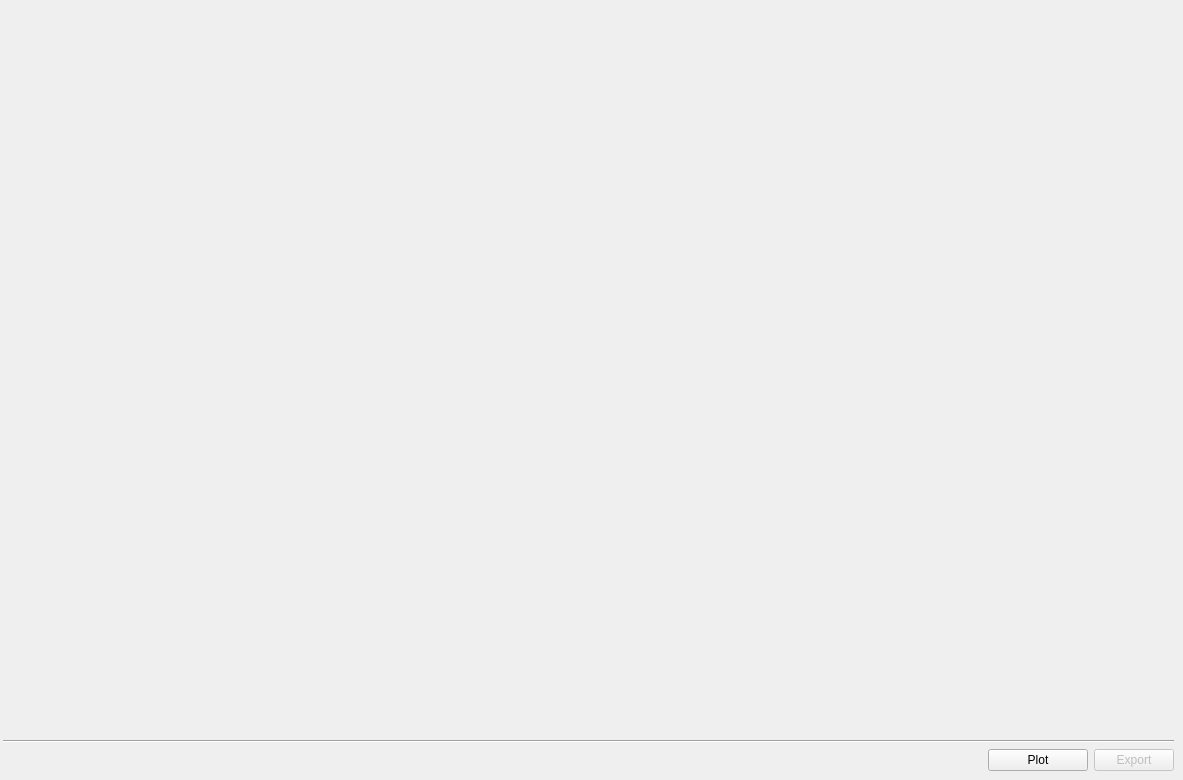
                        <widget class="QWidget" name="tab_Hardening">
                            <attribute name="title">
                                <string>Hardening</string>
                            </attribute>
                            <widget class="QWidget" name="layoutWidget">
                                <property name="geometry">
                                    <rect>
                                        <x>3</x>
                                        <y>10</y>
                                        <width>1171</width>
                                        <height>761</height>
                                    </rect>
                                </property>
                                <layout class="QVBoxLayout" name="verticalLayout_6">
                                    <item>
                                        <widget class="MplWidget" name="mplwidget_FH" native="true">
                                            <property name="minimumSize">
                                                <size>
                                                    <width>0</width>
                                                    <height>700</height>
                                                </size>
                                            </property>
                                        </widget>
                                    </item>
                                    <item>
                                        <widget class="Line" name="line_16">
                                            <property name="orientation">
                                                <enum>Qt::Horizontal</enum>
                                            </property>
                                        </widget>
                                    </item>
                                    <item>
                                        <layout class="QHBoxLayout" name="horizontalLayout_5">
                                            <item>
                                                <spacer name="horizontalSpacer">
                                                    <property name="orientation">
                                                        <enum>Qt::Horizontal</enum>
                                                    </property>
                                                    <property name="sizeHint" stdset="0">
                                                        <size>
                                                            <width>40</width>
                                                            <height>20</height>
                                                        </size>
                                                    </property>
                                                </spacer>
                                            </item>
                                            <item>
                                                <widget class="QPushButton" name="pushButton_FH_plot">
                                                    <property name="minimumSize">
                                                        <size>
                                                            <width>100</width>
                                                            <height>0</height>
                                                        </size>
                                                    </property>
                                                    <property name="maximumSize">
                                                        <size>
                                                            <width>16777215</width>
                                                            <height>30</height>
                                                        </size>
                                                    </property>
                                                    <property name="text">
                                                        <string>Plot</string>
                                                    </property>
                                                </widget>
                                            </item>
                                            <item>
                                                <widget class="QPushButton" name="pushButton_FH_export">
                                                    <property name="enabled">
                                                        <bool>false</bool>
                                                    </property>
                                                    <property name="text">
                                                        <string>Export</string>
                                                    </property>
                                                </widget>
                                            </item>
                                        </layout>
                                    </item>
                                </layout>
                            </widget>
                        </widget>
